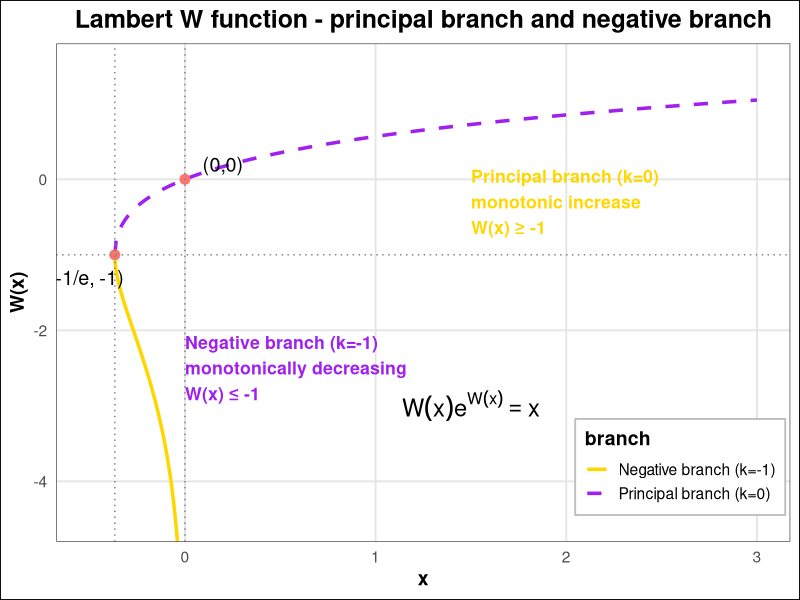

Write R code to recreate this figure.
# Load necessary packages
library(ggplot2)
library(ggtext)
library(pracma)  # Provides lambertW function

# Create x value range
x_main <- seq(-1/exp(1), 3, length.out = 500)  # Principal branch domain [-1/e, 3]
x_neg <- seq(-1/exp(1), -0.01, length.out = 200)  # Negative branch domain [-1/e, 0)

# Calculate Lambert W function values
w_main <- lambertWp(x_main)  # Principal branch (k=0)
w_neg <- lambertWn(x_neg)   # Negative branch (k=-1)

# Create data frame
df_main <- data.frame(x = x_main, y = w_main, branch = "Principal branch (k=0)")
df_neg <- data.frame(x = x_neg, y = w_neg, branch = "Negative branch (k=-1)")
df <- rbind(df_main, df_neg)

# Special points data
special_points <- data.frame(
  x = c(0, -1/exp(1)),
  y = c(0, -1),
  label = c("(0,0)", "(-1/e, -1)")
)

# Create plot
ggplot(df, aes(x = x, y = y, color = branch, linetype = branch)) +
  geom_line(size = 1.2) +
  # Add special points
  geom_point(data = special_points, aes(x = x, y = y), 
             color = "#F8766D", size = 3, inherit.aes = FALSE) +
  geom_text(data = special_points, aes(x = x, y = y, label = label),
            nudge_x = c(0.2, -0.15), nudge_y = c(0.2, -0.3),
            color = "black", size = 5, inherit.aes = FALSE) +
  # Add asymptotes
  geom_hline(yintercept = -1, linetype = "dotted", color = "gray50") +
  geom_vline(xintercept = 0, linetype = "dotted", color = "gray50") +
  geom_vline(xintercept = -1/exp(1), linetype = "dotted", color = "gray50") +
  # Add branch description
  annotate("text", x = 1.5, y = -0.3, 
           label = "Principal branch (k=0)\nmonotonic increase\nW(x) ≥ -1", 
           size = 4.5, color = "#FFD700", hjust = 0,
           fontface = "bold") +
  annotate("text", x = 0, y = -2.5, 
           label = "Negative branch (k=-1)\nmonotonically decreasing\nW(x) ≤ -1", 
           size = 4.5, color = "purple", hjust = 0,
           fontface = "bold") +
  # Add formula description
  annotate("text", x = 1.5, y = -3, 
           label = "W(x)*e^{W(x)} == x", 
           parse = TRUE, size = 6, fontface = "bold") +
  # Set coordinate axis range
  coord_cartesian(xlim = c(-0.5, 3), ylim = c(-4.5, 1.5)) +
  # Labels and title
  labs(
    title = "Lambert W function - principal branch and negative branch",
    x = "x",
    y = "W(x)",
    # color = "Branch",  # Uncomment if needed
    # linetype = "Branch"  # Uncomment if needed
  ) +
  # Color and line type settings
  scale_color_manual(values = c("#FFD700", "purple")) +
  scale_linetype_manual(values = c("solid", "dashed")) +
  # Theme settings
  theme_minimal(base_size = 14) +
  theme(
    plot.title = element_text(hjust = 0.5, face = "bold", size = 18),
    axis.title = element_text(face = "bold"),
    legend.position = c(0.85, 0.15),
    legend.background = element_rect(fill = "white", color = "gray"),
    legend.title = element_text(face = "bold"),
    panel.grid.major = element_line(color = "gray90"),
    panel.grid.minor = element_blank(),
    panel.border = element_rect(color = "gray30", fill = NA, size = 0.5),
    plot.background = element_rect(fill = "white")
  )
